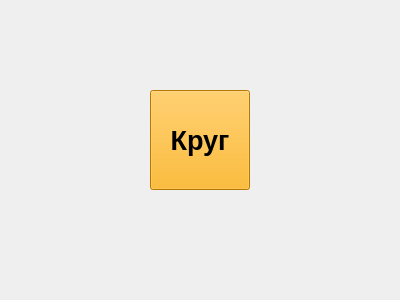
<?xml version="1.0" encoding="UTF-8"?>
<ui version="4.0">
 <class>Form</class>
 <widget class="QWidget" name="Form">
  <property name="geometry">
   <rect>
    <x>0</x>
    <y>0</y>
    <width>400</width>
    <height>300</height>
   </rect>
  </property>
  <property name="windowTitle">
   <string>Form</string>
  </property>
  <widget class="QPushButton" name="pushButton">
   <property name="geometry">
    <rect>
     <x>150</x>
     <y>90</y>
     <width>100</width>
     <height>100</height>
    </rect>
   </property>
   <property name="font">
    <font>
     <pointsize>20</pointsize>
     <weight>75</weight>
     <bold>true</bold>
    </font>
   </property>
   <property name="styleSheet">
    <string notr="true">background-color: rgb(255, 170, 0);</string>
   </property>
   <property name="text">
    <string>Круг</string>
   </property>
  </widget>
 </widget>
 <resources/>
 <connections/>
</ui>
